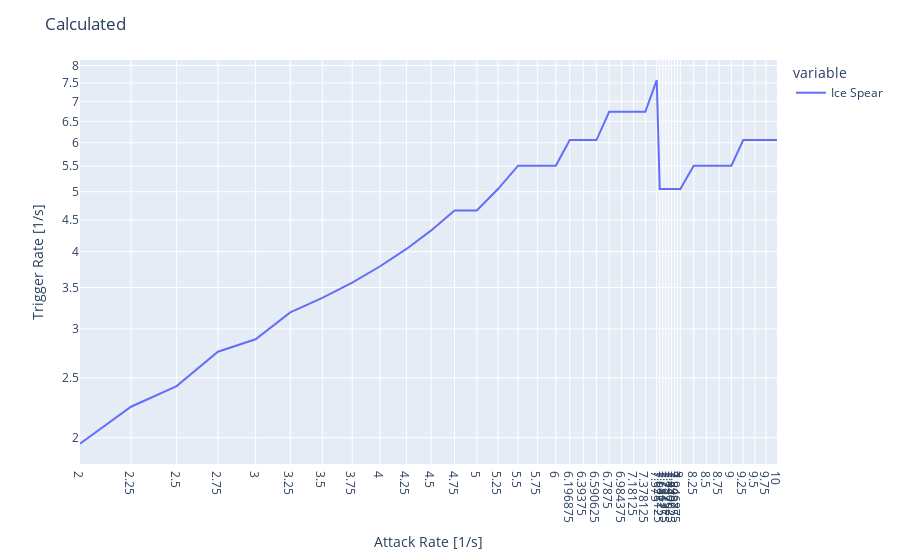
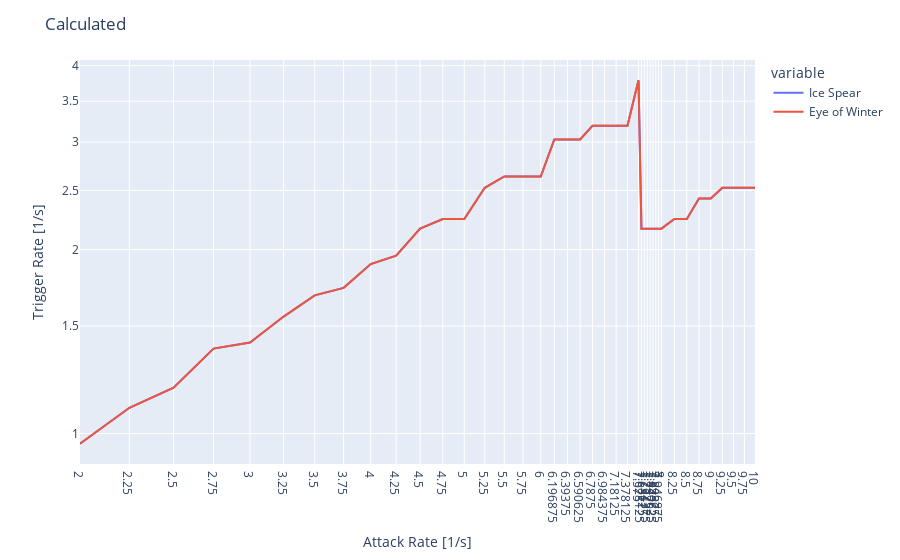
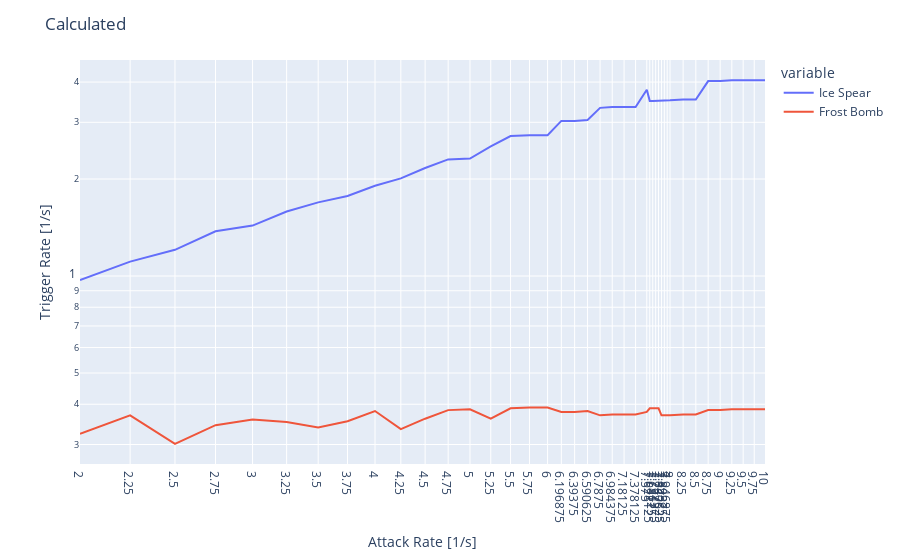

Write notebook code for charts like these, in order.
### Code cell
from multiprocessing import Pool
import plotly.express as px
import pandas as pd

from skill_rota_worker import *

def test_variety():
  """ compares a variety of skill sets"""
  skill_sets = [
    [Skill('Ice Spear', 0)],
    [Skill('Ice Spear', 0), Skill('Arc', 0)],
    [Skill('Frost Bomb', 2.5), Skill('Arc', 0)],
    [Skill('Ice Spear', 0), Skill('Frost Bomb', 2.5)],
    [Skill('Frost Bomb', 2.5), Skill('Arc', 0), Skill('Ice Spear', 0)],
  ]
  atk_rates = subsample([.25, .5, 1, 2, 4, 8, 16, 32, 64, 128], depth=2)

  for skills in skill_sets:
    plot_skills(skills, atk_rates)

def test_interesting():
  """ compares interesting parts a skill set """
  skill_sets = [
    [Skill('Ice Spear', 0)],
    [Skill('Ice Spear', 0), Skill('Arc', 0)],
    [Skill('Frost Bomb', 2.5), Skill('Arc', 0)],
    [Skill('Ice Spear', 0), Skill('Frost Bomb', 2.5)],
    [Skill('Frost Bomb', 2.5), Skill('Arc', 0), Skill('Ice Spear', 0)],
  ]
  atk_rates = subsample([4, 8, 16, 32, 64], depth=6)
  for skills in skill_sets:
    plot_skills(skills, atk_rates)
  
def test_transition():
  """ compares at the attack speed where the two heuristics are swapped, to verify that the transition is smooth """
  skill_sets = [
    [Skill('Ice Spear', 0)],
    [Skill('Ice Spear', 0), Skill('Arc', 0)],
    [Skill('Frost Bomb', 2.5), Skill('Arc', 0)],
    [Skill('Ice Spear', 0), Skill('Frost Bomb', 2.5)],
    [Skill('Frost Bomb', 2.5), Skill('Arc', 0), Skill('Ice Spear', 0)],
  ]
  atk_rates = subsample([.5, .75, 1, 1.5], depth=6)
  for skills in skill_sets:
    plot_skills(skills, atk_rates)

def test_parameterized_ice_spear_data_only(akt: float, cdt: float) -> t.Tuple[t.List[float], t.List[float]]:
  skills = [Skill('Ice Spear', 0), Skill('Frost Bomb', 2.5)]
  data = SkillSetDef(stt = 0.033, akt = akt, cdt = cdt, skills = skills)
  calc, sim = exec(data)
  return [1/x for x in calc], [1/x for x in sim]

def test_reproduce_issue_6492():
  print(test_parameterized_ice_spear_data_only(1/7.575, 1/7.575))
def test_reproduce_issue_6492_lo():
  print(test_parameterized_ice_spear_data_only(1/6, 1/7.575))
def test_reproduce_issue_6492_hi():
  print(test_parameterized_ice_spear_data_only(1/8, 1/7.575))

def test_reproduce_issue_6492_ic():
  skills = [Skill('Ice Spear', 0)]
  rates = subsample([2, 4, 6, 7.575, 8, 10], depth=3)
  cdr = 7.575
  plot_skills(skills, rates, cdr)
def test_reproduce_issue_6492_ic_eow():
  skills = [Skill('Ice Spear', 0), Skill('Eye of Winter', 0)]
  rates = subsample([2, 4, 6, 7.575, 8, 10], depth=3)
  cdr = 7.575
  plot_skills(skills, rates, cdr)
def test_reproduce_issue_6492_ic_fb():
  skills = [Skill('Ice Spear', 0), Skill('Frost Bomb', 2.5)]
  rates = subsample([2, 4, 6, 7.575, 8, 10], depth=3)
  cdr = 7.575
  plot_skills(skills, rates, cdr)

if __name__ == "__main__":
  pd.options.plotting.backend = "plotly"
  #test_variety()
  #test_interesting()
  #test_transition()
  test_reproduce_issue_6492_ic()
  test_reproduce_issue_6492_ic_eow()
  test_reproduce_issue_6492_ic_fb()

### Figure 1 — Plotly figure (JSON) as saved in the notebook; plotly's stock layout.template omitted (floating-point values rounded to 4 significant figures)
{"data": [{"hovertemplate": "variable=Ice Spear<br>index=%{x}<br>value=%{y}<extra></extra>", "legendgroup": "Ice Spear", "line": {"color": "#636efa", "dash": "solid"}, "marker": {"symbol": "circle"}, "mode": "lines", "name": "Ice Spear", "orientation": "v", "showlegend": true, "type": "scatter", "x": [2, 2.25, 2.5, 2.75, 3, 3.25, 3.5, 3.75, 4, 4.25, 4.5, 4.75, 5, 5.25, 5.5, 5.75, 6, 6.197, 6.394, 6.591, 6.787, 6.984, 7.181, 7.378, 7.575, 7.628, 7.681, 7.734, 7.787, 7.841, 7.894, 7.947, 8, 8.25, 8.5, 8.75, 9, 9.25, 9.5, 9.75, 10], "xaxis": "x", "y": [1.955, 2.245, 2.424, 2.755, 2.886, 3.19, 3.367, 3.565, 3.788, 4.04, 4.329, 4.662, 4.662, 5.051, 5.51, 5.51, 5.51, 6.061, 6.061, 6.061, 6.734, 6.734, 6.734, 6.734, 7.576, 5.051, 5.051, 5.051, 5.051, 5.051, 5.051, 5.051, 5.051, 5.51, 5.51, 5.51, 5.51, 6.061, 6.061, 6.061, 6.061], "yaxis": "y"}], "layout": {"legend": {"title": {"text": "variable"}, "tracegroupgap": 0}, "margin": {"t": 60}, "title": {"text": "Calculated"}, "xaxis": {"anchor": "y", "domain": [0, 1], "tickvals": [2, 2.25, 2.5, 2.75, 3, 3.25, 3.5, 3.75, 4, 4.25, 4.5, 4.75, 5, 5.25, 5.5, 5.75, 6, 6.197, 6.394, 6.591, 6.787, 6.984, 7.181, 7.378, 7.575, 7.628, 7.681, 7.734, 7.787, 7.841, 7.894, 7.947, 8, 8.25, 8.5, 8.75, 9, 9.25, 9.5, 9.75, 10], "title": {"text": "Attack Rate [1/s]"}, "type": "log"}, "yaxis": {"anchor": "x", "domain": [0, 1], "title": {"text": "Trigger Rate [1/s]"}, "type": "log"}}}

### Figure 2 — Plotly figure (JSON) as saved in the notebook; plotly's stock layout.template omitted (floating-point values rounded to 4 significant figures)
{"data": [{"hovertemplate": "variable=Ice Spear<br>index=%{x}<br>value=%{y}<extra></extra>", "legendgroup": "Ice Spear", "line": {"color": "#636efa", "dash": "solid"}, "marker": {"symbol": "circle"}, "mode": "lines", "name": "Ice Spear", "orientation": "v", "showlegend": true, "type": "scatter", "x": [2, 2.25, 2.5, 2.75, 3, 3.25, 3.5, 3.75, 4, 4.25, 4.5, 4.75, 5, 5.25, 5.5, 5.75, 6, 6.197, 6.394, 6.591, 6.787, 6.984, 7.181, 7.378, 7.575, 7.628, 7.681, 7.734, 7.787, 7.841, 7.894, 7.947, 8, 8.25, 8.5, 8.75, 9, 9.25, 9.5, 9.75, 10], "xaxis": "x", "y": [0.962, 1.102, 1.188, 1.377, 1.409, 1.554, 1.684, 1.732, 1.894, 1.955, 2.165, 2.245, 2.245, 2.525, 2.635, 2.635, 2.635, 3.03, 3.03, 3.03, 3.19, 3.19, 3.19, 3.19, 3.788, 2.165, 2.165, 2.165, 2.165, 2.165, 2.165, 2.165, 2.165, 2.245, 2.245, 2.424, 2.424, 2.525, 2.525, 2.525, 2.525], "yaxis": "y"}, {"hovertemplate": "variable=Eye of Winter<br>index=%{x}<br>value=%{y}<extra></extra>", "legendgroup": "Eye of Winter", "line": {"color": "#EF553B", "dash": "solid"}, "marker": {"symbol": "circle"}, "mode": "lines", "name": "Eye of Winter", "orientation": "v", "showlegend": true, "type": "scatter", "x": [2, 2.25, 2.5, 2.75, 3, 3.25, 3.5, 3.75, 4, 4.25, 4.5, 4.75, 5, 5.25, 5.5, 5.75, 6, 6.197, 6.394, 6.591, 6.787, 6.984, 7.181, 7.378, 7.575, 7.628, 7.681, 7.734, 7.787, 7.841, 7.894, 7.947, 8, 8.25, 8.5, 8.75, 9, 9.25, 9.5, 9.75, 10], "xaxis": "x", "y": [0.962, 1.102, 1.188, 1.377, 1.409, 1.554, 1.684, 1.732, 1.894, 1.955, 2.165, 2.245, 2.245, 2.525, 2.635, 2.635, 2.635, 3.03, 3.03, 3.03, 3.19, 3.19, 3.19, 3.19, 3.788, 2.165, 2.165, 2.165, 2.165, 2.165, 2.165, 2.165, 2.165, 2.245, 2.245, 2.424, 2.424, 2.525, 2.525, 2.525, 2.525], "yaxis": "y"}], "layout": {"legend": {"title": {"text": "variable"}, "tracegroupgap": 0}, "margin": {"t": 60}, "title": {"text": "Calculated"}, "xaxis": {"anchor": "y", "domain": [0, 1], "tickvals": [2, 2.25, 2.5, 2.75, 3, 3.25, 3.5, 3.75, 4, 4.25, 4.5, 4.75, 5, 5.25, 5.5, 5.75, 6, 6.197, 6.394, 6.591, 6.787, 6.984, 7.181, 7.378, 7.575, 7.628, 7.681, 7.734, 7.787, 7.841, 7.894, 7.947, 8, 8.25, 8.5, 8.75, 9, 9.25, 9.5, 9.75, 10], "title": {"text": "Attack Rate [1/s]"}, "type": "log"}, "yaxis": {"anchor": "x", "domain": [0, 1], "title": {"text": "Trigger Rate [1/s]"}, "type": "log"}}}

### Figure 3 — Plotly figure (JSON) as saved in the notebook; plotly's stock layout.template omitted (floating-point values rounded to 4 significant figures)
{"data": [{"hovertemplate": "variable=Ice Spear<br>index=%{x}<br>value=%{y}<extra></extra>", "legendgroup": "Ice Spear", "line": {"color": "#636efa", "dash": "solid"}, "marker": {"symbol": "circle"}, "mode": "lines", "name": "Ice Spear", "orientation": "v", "showlegend": true, "type": "scatter", "x": [2, 2.25, 2.5, 2.75, 3, 3.25, 3.5, 3.75, 4, 4.25, 4.5, 4.75, 5, 5.25, 5.5, 5.75, 6, 6.197, 6.394, 6.591, 6.787, 6.984, 7.181, 7.378, 7.575, 7.628, 7.681, 7.734, 7.787, 7.841, 7.894, 7.947, 8, 8.25, 8.5, 8.75, 9, 9.25, 9.5, 9.75, 10], "xaxis": "x", "y": [0.9723, 1.109, 1.206, 1.377, 1.434, 1.586, 1.693, 1.772, 1.906, 2.009, 2.165, 2.301, 2.316, 2.525, 2.72, 2.737, 2.737, 3.03, 3.03, 3.049, 3.326, 3.346, 3.346, 3.346, 3.788, 3.497, 3.497, 3.497, 3.497, 3.511, 3.511, 3.511, 3.511, 3.532, 3.532, 4.028, 4.028, 4.053, 4.053, 4.053, 4.053], "yaxis": "y"}, {"hovertemplate": "variable=Frost Bomb<br>index=%{x}<br>value=%{y}<extra></extra>", "legendgroup": "Frost Bomb", "line": {"color": "#EF553B", "dash": "solid"}, "marker": {"symbol": "circle"}, "mode": "lines", "name": "Frost Bomb", "orientation": "v", "showlegend": true, "type": "scatter", "x": [2, 2.25, 2.5, 2.75, 3, 3.25, 3.5, 3.75, 4, 4.25, 4.5, 4.75, 5, 5.25, 5.5, 5.75, 6, 6.197, 6.394, 6.591, 6.787, 6.984, 7.181, 7.378, 7.575, 7.628, 7.681, 7.734, 7.787, 7.841, 7.894, 7.947, 8, 8.25, 8.5, 8.75, 9, 9.25, 9.5, 9.75, 10], "xaxis": "x", "y": [0.3241, 0.3695, 0.3015, 0.3444, 0.3586, 0.3524, 0.3386, 0.3544, 0.3812, 0.3348, 0.3608, 0.3836, 0.386, 0.3608, 0.3885, 0.391, 0.391, 0.3788, 0.3788, 0.3812, 0.3695, 0.3718, 0.3718, 0.3718, 0.3788, 0.3885, 0.3885, 0.3885, 0.3885, 0.3695, 0.3695, 0.3695, 0.3695, 0.3718, 0.3718, 0.3836, 0.3836, 0.386, 0.386, 0.386, 0.386], "yaxis": "y"}], "layout": {"legend": {"title": {"text": "variable"}, "tracegroupgap": 0}, "margin": {"t": 60}, "title": {"text": "Calculated"}, "xaxis": {"anchor": "y", "domain": [0, 1], "tickvals": [2, 2.25, 2.5, 2.75, 3, 3.25, 3.5, 3.75, 4, 4.25, 4.5, 4.75, 5, 5.25, 5.5, 5.75, 6, 6.197, 6.394, 6.591, 6.787, 6.984, 7.181, 7.378, 7.575, 7.628, 7.681, 7.734, 7.787, 7.841, 7.894, 7.947, 8, 8.25, 8.5, 8.75, 9, 9.25, 9.5, 9.75, 10], "title": {"text": "Attack Rate [1/s]"}, "type": "log"}, "yaxis": {"anchor": "x", "domain": [0, 1], "title": {"text": "Trigger Rate [1/s]"}, "type": "log"}}}
